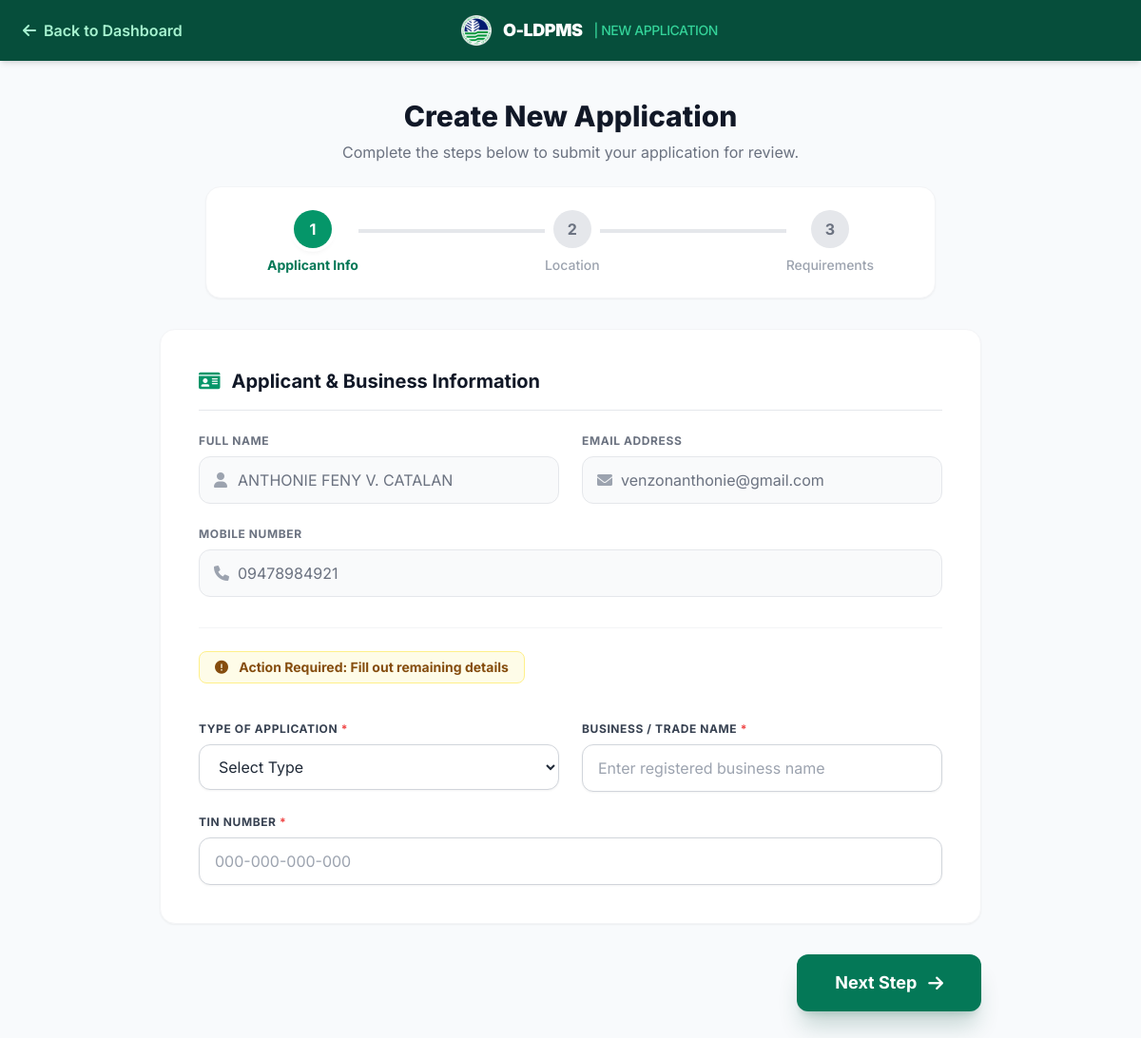
Screenshot of /create_application.php (signed in) with the database file from the repository.
### tables this page shows
CREATE TABLE `user_client` (
  `client_id` int(11) NOT NULL,
  `firstname` varchar(50) NOT NULL,
  `mid_name` varchar(50) NOT NULL,
  `lastname` varchar(50) NOT NULL,
  `email` varchar(100) NOT NULL,
  `profile_picture` varchar(255) DEFAULT NULL,
  `verification_token` varchar(255) DEFAULT NULL,
  `password` text NOT NULL,
  `mobilenum` text NOT NULL,
  `comp_id_upload` longtext NOT NULL,
  `govt_id_upload` longtext NOT NULL,
  `auth_letter` longtext NOT NULL,
  `password_unhashed` text NOT NULL,
  `Status` int(11) NOT NULL,
  `province` text NOT NULL,
  `citymun` text NOT NULL,
  `brgy` text NOT NULL,
  `zips` text NOT NULL
);

### create_application.php (the view, shortened to what this page needs)
<?php
require_once 'db.php';
$client_id = $_SESSION['client_id'];
$app_type = isset($_GET['type']) ? ucfirst($_GET['type']) : 'New';
$stmt = $pdo->prepare("SELECT * FROM user_client WHERE client_id = ?");
$stmt->execute([$client_id]);
$user = $stmt->fetch(PDO::FETCH_ASSOC);
?>
<!DOCTYPE html>
<html lang="en">
<head>
    <script src="https://cdn.tailwindcss.com"></script>
    <link href="https://cdnjs.cloudflare.com/ajax/libs/font-awesome/6.0.0/css/all.min.css" rel="stylesheet">
</head>
<body class="bg-slate-50 min-h-screen pb-20">
    <nav class="bg-emerald-900 text-white h-16 flex items-center justify-between px-6 sticky top-0 z-50 shadow-md">
        <a href="dashboard.php" target="_top" class="flex items-center gap-2 text-emerald-200 hover:text-white font-semibold transition">
            <i class="fas fa-arrow-left"></i> <span class="hidden sm:inline">Back to Dashboard</span>
        </a>
        <div class="font-black tracking-tight text-lg uppercase flex items-center gap-3">
            <img src="logo/denr_logo.png" class="h-8 w-8" alt="Logo">
            O-LDPMS <span class="text-emerald-400 font-medium text-sm hidden sm:inline">| <?= $app_type ?> Application</span>
        </div>
    </nav>
    <div class="max-w-5xl mx-auto mt-10 px-4 mb-6 text-center">
        <h2 class="text-3xl font-extrabold text-gray-900">Create <?= $app_type ?> Application</h2>
        <p class="text-gray-500 mt-2">Complete the steps below to submit your application for review.</p>
    </div>
    <div class="bg-white p-6 rounded-2xl shadow-sm border border-gray-100 mb-8 max-w-3xl mx-auto">
        <div class="flex justify-between items-center relative px-4 sm:px-10">
            <div class="flex flex-col items-center relative z-10 bg-white">
                <div id="stepper-icon-1" class="w-10 h-10 flex items-center justify-center bg-emerald-600 text-white rounded-full font-bold shadow-md transition-colors ring-4 ring-white">1</div>
                <div id="stepper-text-1" class="text-sm font-bold text-emerald-700 mt-2 text-center">Applicant Info</div>
            </div>
            <div class="flex flex-col items-center relative z-10 bg-white">
                <div id="stepper-icon-2" class="w-10 h-10 flex items-center justify-center bg-gray-200 text-gray-500 rounded-full font-bold transition-colors ring-4 ring-white">2</div>
                <div id="stepper-text-2" class="text-sm font-medium text-gray-400 mt-2 text-center">Location</div>
            </div>
            <div class="flex flex-col items-center relative z-10 bg-white">
                <div id="stepper-icon-3" class="w-10 h-10 flex items-center justify-center bg-gray-200 text-gray-500 rounded-full font-bold transition-colors ring-4 ring-white">3</div>
                <div id="stepper-text-3" class="text-sm font-medium text-gray-400 mt-2 text-center">Requirements</div>
            </div>
        </div>
    </div>
    <form method="POST" enctype="multipart/form-data" id="applicationForm" class="max-w-4xl mx-auto px-4">
        <div id="step-1" class="form-step block">
            <div class="bg-white p-6 sm:p-10 rounded-2xl shadow-sm border border-gray-100 mb-6">
                <h3 class="text-xl font-bold text-gray-900 mb-6 flex items-center gap-3 border-b pb-4">
                    <i class="fas fa-id-card text-emerald-600"></i> Applicant & Business Information
                </h3>
                <div class="grid grid-cols-1 md:grid-cols-2 gap-6">
                    <div>
                        <label class="block text-xs font-bold text-gray-500 uppercase tracking-wider mb-2">Full Name</label>
                        <div class="relative">
                            <i class="fas fa-user absolute left-4 top-1/2 -translate-y-1/2 text-gray-400"></i>
                            <input type="text" readonly value="<?= htmlspecialchars($user['firstname'] . ' ' . $user['mid_name'] . ' ' . $user['lastname']) ?>" class="w-full bg-gray-50 border border-gray-200 text-gray-500 rounded-xl pl-10 pr-4 py-3 cursor-not-allowed select-none">
                        </div>
                    </div>
                    <div>
                        <label class="block text-xs font-bold text-gray-500 uppercase tracking-wider mb-2">Email Address</label>
                        <div class="relative">
                            <i class="fas fa-envelope absolute left-4 top-1/2 -translate-y-1/2 text-gray-400"></i>
                            <input type="text" readonly value="<?= htmlspecialchars($user['email']) ?>" class="w-full bg-gray-50 border border-gray-200 text-gray-500 rounded-xl pl-10 pr-4 py-3 cursor-not-allowed select-none">
                        </div>
                    </div>
                    <div class="md:col-span-2">
                        <label class="block text-xs font-bold text-gray-500 uppercase tracking-wider mb-2">Mobile Number</label>
                        <div class="relative">
                            <i class="fas fa-phone absolute left-4 top-1/2 -translate-y-1/2 text-gray-400"></i>
                            <input type="text" readonly value="<?= htmlspecialchars($user['mobilenum']) ?>" class="w-full bg-gray-50 border border-gray-200 text-gray-500 rounded-xl pl-10 pr-4 py-3 cursor-not-allowed select-none">
                        </div>
                    </div>
                    <div class="md:col-span-2 border-t border-gray-100 pt-6 mt-2">
                        <h4 class="text-sm font-bold text-gray-800 mb-4 bg-yellow-50 text-yellow-800 border border-yellow-200 inline-block px-4 py-1.5 rounded-lg"><i class="fas fa-exclamation-circle mr-2"></i> Action Required: Fill out remaining details</h4>
                    </div>
                    <div>
                        <label class="block text-xs font-bold text-gray-700 uppercase tracking-wider mb-2">Type of Application <span class="text-red-500">*</span></label>
                        <select id="applicant_type" name="applicant_type" required class="w-full bg-white border border-gray-300 focus:border-emerald-500 focus:ring-2 focus:ring-emerald-200 text-gray-800 rounded-xl px-4 py-3 transition outline-none shadow-sm cursor-pointer">
                            <option value="" disabled selected>Select Type</option>
                        </select>
                    </div>
                    <div>
                        <label class="block text-xs font-bold text-gray-700 uppercase tracking-wider mb-2">Business / Trade Name <span class="text-red-500">*</span></label>
                        <input type="text" id="business_name" name="business_name" required placeholder="Enter registered business name" class="w-full bg-white border border-gray-300 focus:border-emerald-500 focus:ring-2 focus:ring-emerald-200 text-gray-800 rounded-xl px-4 py-3 transition outline-none shadow-sm">
                    </div>
                    <div class="md:col-span-2">
                        <label class="block text-xs font-bold text-gray-700 uppercase tracking-wider mb-2">TIN Number <span class="text-red-500">*</span></label>
                        <input type="text" id="tin_number" name="tin_number" required placeholder="000-000-000-000" class="w-full bg-white border border-gray-300 focus:border-emerald-500 focus:ring-2 focus:ring-emerald-200 text-gray-800 rounded-xl px-4 py-3 transition outline-none shadow-sm">
                    </div>
                </div>
            </div>
            <div class="flex justify-end pt-2">
                <button type="button" onclick="nextStep()" class="w-full sm:w-auto bg-emerald-700 text-white px-10 py-4 rounded-xl font-bold hover:bg-emerald-800 shadow-xl shadow-emerald-900/20 transition active:scale-[0.98] text-lg flex items-center justify-center gap-3">
                    Next Step <i class="fas fa-arrow-right"></i>
                </button>
            </div>
        </div>
    </form>
</body>
</html>

### create_application.php (style rules this page uses)
body { font-family: 'Inter', sans-serif; }
.form-step { animation: fadeIn 0.4s ease-in-out forwards; }

### rows the page displays
user_client: firstname+mid_name+lastname "ANTHONIE FENY V. CATALAN", email "venzonanthonie@gmail.com", mobilenum "09478984921"

### other values shown
$app_type "NEW"
$app_type "New"
